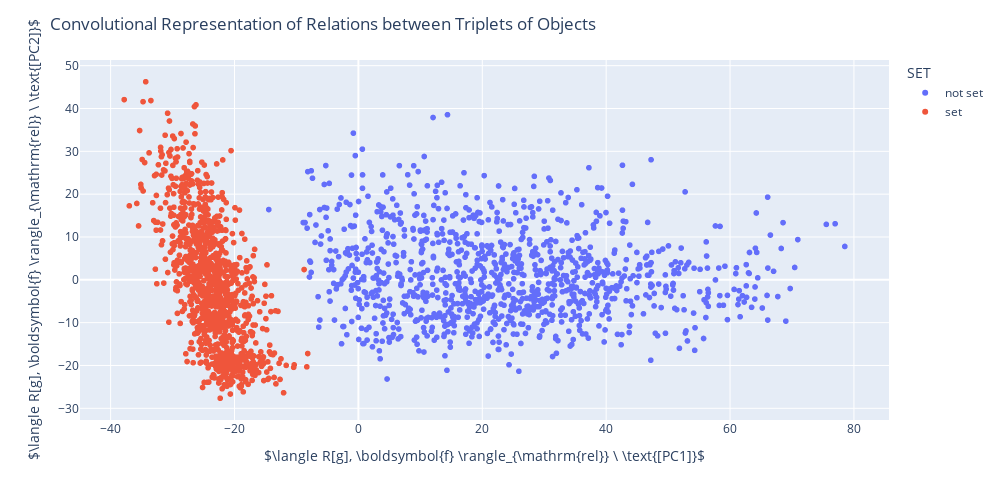

Notebook code cell kept with this figure:
### Code cell
fig = px.scatter(conv_rep_df, x='conv [PC1]', y='conv [PC2]', color='SET')
fig.update_layout(
    width=1000, height=500, #template='plotly_dark',
    title=dict(text="Convolutional Representation of Relations between Triplets of Objects"),
    xaxis_title=r"$\langle R[g], \boldsymbol{f} \rangle_{\mathrm{rel}} \ \text{[PC1]}$",
    yaxis_title=r"$\langle R[g], \boldsymbol{f} \rangle_{\mathrm{rel}} \ \text{[PC2]}$"
    )
fig.write_html(f'{save_dir}/contains_set_conv_rep.html')
fig

### Figure 1 — Plotly figure (JSON) as saved in the notebook; plotly's stock layout.template omitted (floating-point values rounded to 4 significant figures; data arrays with more than 128 entries replaced by an {"elided": "..."} marker saying what was removed)
{"data": [{"hovertemplate": "SET=not set<br>conv [PC1]=%{x}<br>conv [PC2]=%{y}<extra></extra>", "legendgroup": "not set", "marker": {"color": "#636efa", "symbol": "circle"}, "mode": "markers", "name": "not set", "showlegend": true, "type": "scattergl", "x": {"elided": "1080 float values"}, "xaxis": "x", "y": {"elided": "1080 float values"}, "yaxis": "y"}, {"hovertemplate": "SET=set<br>conv [PC1]=%{x}<br>conv [PC2]=%{y}<extra></extra>", "legendgroup": "set", "marker": {"color": "#EF553B", "symbol": "circle"}, "mode": "markers", "name": "set", "showlegend": true, "type": "scattergl", "x": {"elided": "1080 float values"}, "xaxis": "x", "y": {"elided": "1080 float values"}, "yaxis": "y"}], "layout": {"height": 500, "legend": {"title": {"text": "SET"}, "tracegroupgap": 0}, "margin": {"t": 60}, "title": {"text": "Convolutional Representation of Relations between Triplets of Objects"}, "width": 1000, "xaxis": {"anchor": "y", "domain": [0, 1], "title": {"text": "$\\langle R[g], \\boldsymbol{f} \\rangle_{\\mathrm{rel}} \\ \\text{[PC1]}$"}}, "yaxis": {"anchor": "x", "domain": [0, 1], "title": {"text": "$\\langle R[g], \\boldsymbol{f} \\rangle_{\\mathrm{rel}} \\ \\text{[PC2]}$"}}}}
